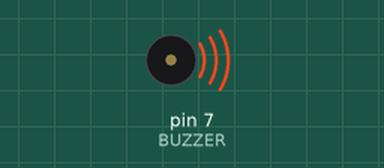
Bench run of a sketch on a simulated Arduino Uno, built with avr-gcc and run on an emulated ATmega328P. Shown: buzzer (waves = sounding, pin HIGH).

Above: at 0.2 s.
Timing chart, 0 to 3.5 s (numbered marks = the images above):
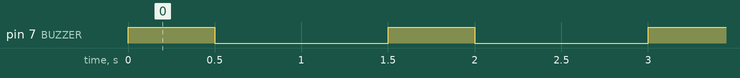

Measured:
- by itself, pin 7 (BUZZER): alternates HIGH for 0.50 s and LOW for 1.0 s

The sketch:

buzzer_with_digitalWrite.ino
```cpp
// (licence header left out)
int BUZZER=7; // connect buzzer at pin 7

void setup() {

pinMode(BUZZER, OUTPUT); // set BUZZER as output

}

void loop() {
 digitalWrite(BUZZER, HIGH); //turn on buzzer

  delay(500); //delay

 digitalWrite(BUZZER, LOW); //turn off buzzer

  delay(1000); //delay
}
```
